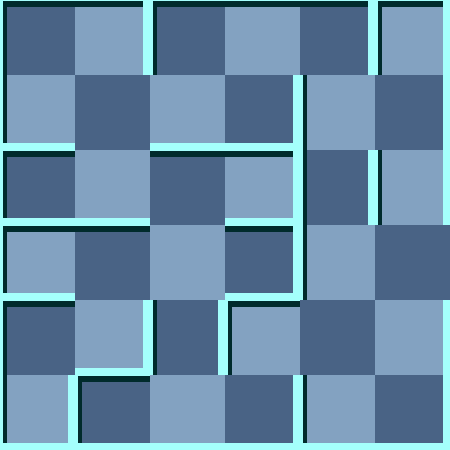

This game map was drawn from its Tiled (.tmx) file and the tilesets committed beside it. A one-line description and the trimmed map source follow:
An orthogonal 6x6 tile map with 75x75 px tiles, 2 tile layers (background, 块层 1) and 7 objects (Exit, WhiteMummy, Player, Trap, Scorpion, ...).

<map version="1.0" orientation="orthogonal" width="6" height="6" tilewidth="75" tileheight="75">
 <tileset firstgid="1" name="wall" tilewidth="75" tileheight="75">
  <image source="gfx/wall.png" width="300" height="375" />
  <tile id="0">
   <properties>
    <property name="ValOfWall" value="0" />
   </properties>
  </tile>
  <tile id="1">
   <properties>
    <property name="ValOfWall" value="1" />
   </properties>
  </tile>
  <tile id="2">
   <properties>
    <property name="ValOfWall" value="2" />
   </properties>
  </tile>
  <tile id="3">
   <properties>
    <property name="ValOfWall" value="3" />
   </properties>
  </tile>
  <tile id="4">
   <properties>
    <property name="ValOfWall" value="4" />
   </properties>
  </tile>
  <tile id="5">
   <properties>
    <property name="ValOfWall" value="5" />
   </properties>
  </tile>
  <tile id="6">
   <properties>
    <property name="ValOfWall" value="6" />
   </properties>
  </tile>
  <tile id="7">
   <properties>
    <property name="ValOfWall" value="7" />
   </properties>
  </tile>
  <tile id="8">
   <properties>
    <property name="ValOfWall" value="8" />
   </properties>
  </tile>
  <tile id="9">
   <properties>
    <property name="ValOfWall" value="9" />
   </properties>
  </tile>
  <tile id="10">
   <properties>
    <property name="ValOfWall" value="10" />
   </properties>
  </tile>
  <tile id="11">
   <properties>
    <property name="ValOfWall" value="11" />
   </properties>
  </tile>
  <tile id="12">
   <properties>
    <property name="ValOfWall" value="12" />
   </properties>
  </tile>
  <tile id="13">
   <properties>
    <property name="ValOfWall" value="13" />
   </properties>
  </tile>
  <tile id="14">
   <properties>
    <property name="ValOfWall" value="14" />
   </properties>
  </tile>
  <tile id="15">
   <properties>
    <property name="ValOfWall" value="15" />
   </properties>
  </tile>
  <tile id="18">
   <properties>
    <property name="ValOfWall" value="-1" />
   </properties>
  </tile>
 </tileset>
 <layer name="background" width="6" height="6">
  <data>[36 cells, 36 non-empty, 2 distinct tile ids]</data>
 </layer>
 <layer name="块层 1" width="6" height="6">
  <data>[36 cells, 36 non-empty, 14 distinct tile ids]</data>
 </layer>
 <objectgroup name="对象层 1" width="6" height="6">
  <object name="Exit" x="450" y="225" />
  <object name="WhiteMummy" x="375" y="0">
   <properties>
    <property name="value" value="21" />
   </properties>
  </object>
  <object name="Player" x="225" y="150">
   <properties>
    <property name="value" value="1" />
   </properties>
  </object>
  <object name="Trap" x="0" y="225">
   <properties>
    <property name="value" value="8" />
   </properties>
  </object>
  <object name="Scorpion" x="300" y="375">
   <properties>
    <property name="value" value="25" />
   </properties>
  </object>
  <object name="Key" x="150" y="75">
   <properties>
    <property name="value" value="12" />
   </properties>
  </object>
  <object name="Door" x="300" y="225">
   <properties>
    <property name="direction" value="1" />
    <property name="value" value="15" />
   </properties>
  </object>
 </objectgroup>
</map>
